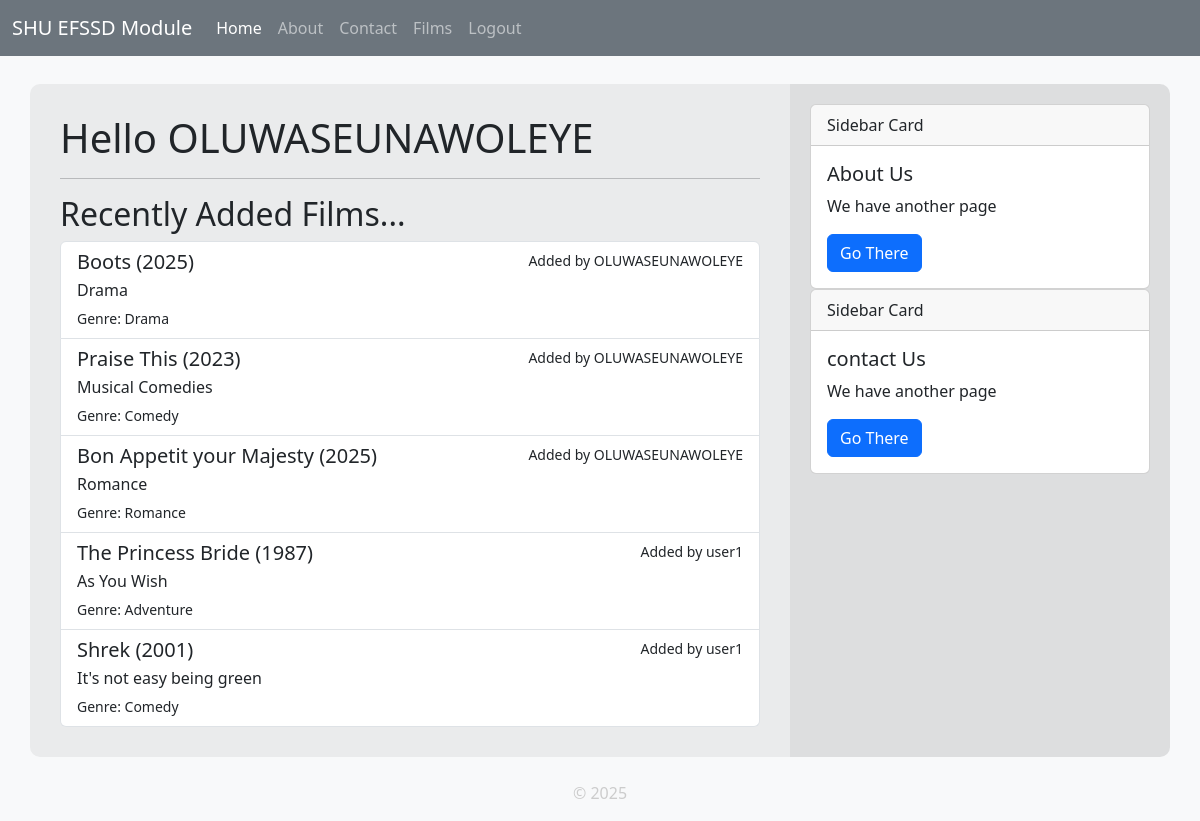
Screenshot of / (signed in) with the database file from the repository.
### tables this page shows
CREATE TABLE users (
  id INTEGER PRIMARY KEY AUTOINCREMENT,
  username TEXT UNIQUE NOT NULL,
  password TEXT NOT NULL
);

CREATE TABLE films (
    id INTEGER PRIMARY KEY AUTOINCREMENT,
    created TIMESTAMP DEFAULT CURRENT_TIMESTAMP,
    user INTEGER NOT NULL REFERENCES users(id),
    title TEXT NOT NULL,
    tagline TEXT,
    director TEXT,
    poster TEXT,
    release_year INTEGER,
    genre TEXT,
    watched BOOLEAN,
    rating INTEGER,
    review TEXT
);

### app.py (the view)
@app.route('/')
def index():
    studentName = "SHU Student"
    if 'username' in session:
        studentName = session['username']
    films = get_all_films(limit=5, order_by='created DESC')  # Fetch the latest 5 films added
    return render_template('index.html', title="Welcome", username=studentName, films=films)

### app.py (called while the page is built)
@app.context_processor
def inject_csrf_token():
    return dict(csrf_token=generate_csrf())

@app.context_processor
def inject_site_name():
    return dict(siteName=siteName)

@app.template_filter()
def get_username(user_id):
    user = get_user_by_id(user_id)
    return user['username'] if user else 'Unknown'

### db/db.py (called while the page is built)
def get_all_films(user=None, limit=None, order_by='title ASC'):
    conn = get_db_connection()
    query = 'SELECT * FROM films'
    if user:
        query += ' WHERE user = ?'
    query += f' ORDER BY {order_by}'
    if limit:
        query += f' LIMIT {limit}'
    if user:
        films = conn.execute(query, (user,)).fetchall()
    else:
        films = conn.execute(query).fetchall()
    conn.close()
    return films

def get_db_connection():
    BASE_DIR = os.path.dirname(os.path.abspath(__file__))  # Get the directory of the current file
    DB_PATH = os.path.join(BASE_DIR, 'database.db') # Construct the full path to the database file
    conn = sqlite3.connect(DB_PATH)                 # Connect to the database
    conn.row_factory = sqlite3.Row                  # Enable dictionary-like access to rows
    return conn

def get_user_by_id(user_id):
    conn = get_db_connection()
    user = conn.execute('SELECT * FROM users WHERE id = ?', (user_id,)).fetchone()
    conn.close()
    if user is None:
        abort(404)
    return user

### templates/index.html
{% extends "base.html" %}
{% block content %}
    <h1>Hello {{ username }}</h1>
    <hr>
    <h2>Recently Added Films...</h2>
    <div class="list-group">
        {% for film in films %}
            <a href="{{ url_for('film', id=film['id']) }}" class="list-group-item list-group-item-action">
                <div class="d-flex w-100 justify-content-between">
                    <h5 class="mb-1">{{ film['title'] }} ({{ film['release_year'] }})</h5>
                    <small>Added by {{ film['user'] | get_username }}</small>
                </div>
                <p class="mb-1">{{ film['tagline'] }}</p>
                <small>Genre: {{ film['genre'] }}</small>
            </a>
        {% else %}
            <p class="text-muted">No films available.</p>
        {% endfor %}
    </div>
{% endblock %}

### static/styles.css (style rules this page uses)
body { background-color: #f8f9fa; color: #212529; }

### rows the page displays
users: username "OLUWASEUNAWOLEYE"
films: title "Boots", release_year "2025", user|get_username "OLUWASEUNAWOLEYE", tagline "Drama", genre "Drama"
films: title "Praise This", release_year "2023", user|get_username "OLUWASEUNAWOLEYE", tagline "Musical Comedies", genre "Comedy"
films: title "Bon Appetit your Majesty", release_year "2025", user|get_username "OLUWASEUNAWOLEYE", tagline "Romance", genre "Romance"
films: title "The Princess Bride", release_year "1987", user|get_username "user1", tagline "As You Wish", genre "Adventure"
films: title "Shrek", release_year "2001", user|get_username "user1", tagline "It's not easy being green", genre "Comedy"

### other values shown
{{ siteName }} "SHU EFSSD Module"
